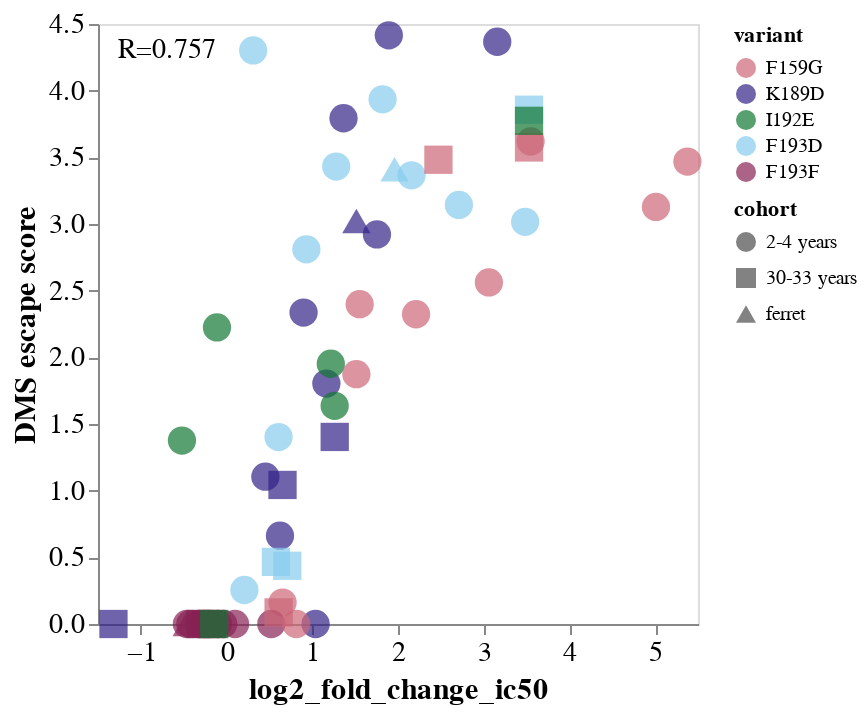

The notebook cell saved with this chart:
### Code cell
full_corrs = get_corr_plot(sera)

full_corrs.save(
    'scratch_notebooks/figure_drafts/perth09_analysis/full-corrs_ic50.svg',
    scale_factor=2.0
)

full_corrs

### Figure 1 — Vega-Lite specification as saved in the notebook (floating-point values rounded to 4 significant figures)
{"config": {"view": {"continuousWidth": 300, "continuousHeight": 300}, "axis": {"grid": false, "labelFontSize": 14, "titleFontSize": 15}, "title": {"fontSize": 21, "fontWeight": "normal"}}, "layer": [{"data": {"name": "data-527ccefe5bdff6d24cdf0acf7e7fa983"}, "mark": {"type": "point", "filled": true, "size": 200}, "encoding": {"color": {"field": "variant", "scale": {"domain": ["F159G", "K189D", "I192E", "F193D", "F193F"], "range": ["#CC6677", "#332288", "#117733", "#88CCEE", "#882255", "#44AA99", "#DDCC77", "#999933", "#AA4499"]}, "type": "nominal"}, "shape": {"field": "cohort", "type": "nominal"}, "tooltip": [{"field": "variant", "type": "nominal"}, {"field": "serum", "type": "nominal"}, {"field": "log2_fold_change_ic50", "type": "quantitative"}, {"field": "escape", "type": "quantitative"}], "x": {"field": "log2_fold_change_ic50", "scale": {}, "title": "log2_fold_change_ic50", "type": "quantitative"}, "y": {"field": "escape", "title": "DMS escape score", "type": "quantitative"}}}, {"data": {"name": "empty"}, "mark": {"type": "text", "align": "left", "baseline": "bottom", "fontSize": 14, "fontWeight": 400}, "encoding": {"text": {"value": ["R=0.757"]}, "x": {"value": 10}, "y": {"value": 20}}}], "$schema": "https://vega.github.io/schema/vega-lite/v5.8.0.json", "datasets": {"data-527ccefe5bdff6d24cdf0acf7e7fa983": [{"serum": "age-2.1", "variant": "F193F", "log2_fold_change_ic50": -0.1009, "escape": 0.0, "cohort": "2-4 years", "r": 0.738}, {"serum": "age-2.1", "variant": "K189D", "log2_fold_change_ic50": 0.8984, "escape": 2.336, "cohort": "2-4 years", "r": 0.738}, {"serum": "age-2.1", "variant": "F193D", "log2_fold_change_ic50": 0.6063, "escape": 1.402, "cohort": "2-4 years", "r": 0.738}, {"serum": "age-2.1", "variant": "F159G", "log2_fold_change_ic50": 0.6534, "escape": 0.1604, "cohort": "2-4 years", "r": 0.738}, {"serum": "age-2.2", "variant": "F193F", "log2_fold_change_ic50": -0.03878, "escape": 0.0, "cohort": "2-4 years", "r": 0.716}, {"serum": "age-2.2", "variant": "K189D", "log2_fold_change_ic50": 1.364, "escape": 3.793, "cohort": "2-4 years", "r": 0.716}, {"serum": "age-2.2", "variant": "F193D", "log2_fold_change_ic50": 1.279, "escape": 3.431, "cohort": "2-4 years", "r": 0.716}, {"serum": "age-2.2", "variant": "F159G", "log2_fold_change_ic50": 1.553, "escape": 2.399, "cohort": "2-4 years", "r": 0.716}, {"serum": "age-2.2", "variant": "I192E", "log2_fold_change_ic50": -0.1118, "escape": 2.224, "cohort": "2-4 years", "r": 0.716}, {"serum": "age-2.4", "variant": "F193F", "log2_fold_change_ic50": 0.09891, "escape": 0.0, "cohort": "2-4 years", "r": 0.909}, {"serum": "age-2.4", "variant": "F159G", "log2_fold_change_ic50": 5.376, "escape": 3.468, "cohort": "2-4 years", "r": 0.909}, {"serum": "age-2.4", "variant": "F193D", "log2_fold_change_ic50": 3.484, "escape": 3.016, "cohort": "2-4 years", "r": 0.909}, {"serum": "age-2.4", "variant": "K189D", "log2_fold_change_ic50": 1.164, "escape": 1.803, "cohort": "2-4 years", "r": 0.909}, {"serum": "age-2.4", "variant": "I192E", "log2_fold_change_ic50": 1.216, "escape": 1.952, "cohort": "2-4 years", "r": 0.909}, {"serum": "age-2.5", "variant": "F193F", "log2_fold_change_ic50": -0.4228, "escape": 0.0, "cohort": "2-4 years", "r": 0.901}, {"serum": "age-2.5", "variant": "K189D", "log2_fold_change_ic50": 3.158, "escape": 4.367, "cohort": "2-4 years", "r": 0.901}, {"serum": "age-2.5", "variant": "F193D", "log2_fold_change_ic50": 2.158, "escape": 3.365, "cohort": "2-4 years", "r": 0.901}, {"serum": "age-2.5", "variant": "F159G", "log2_fold_change_ic50": 3.06, "escape": 2.562, "cohort": "2-4 years", "r": 0.901}, {"serum": "age-2.5-b", "variant": "F193F", "log2_fold_change_ic50": -0.4628, "escape": 0.0, "cohort": "2-4 years", "r": 0.874}, {"serum": "age-2.5-b", "variant": "F159G", "log2_fold_change_ic50": 1.514, "escape": 1.874, "cohort": "2-4 years", "r": 0.874}, {"serum": "age-2.5-b", "variant": "K189D", "log2_fold_change_ic50": 1.893, "escape": 4.415, "cohort": "2-4 years", "r": 0.874}, {"serum": "age-2.5-b", "variant": "F193D", "log2_fold_change_ic50": 0.931, "escape": 2.81, "cohort": "2-4 years", "r": 0.874}, {"serum": "age-3.3", "variant": "F193F", "log2_fold_change_ic50": 0.5217, "escape": 0.0, "cohort": "2-4 years", "r": 0.334}, {"serum": "age-3.3", "variant": "F159G", "log2_fold_change_ic50": 3.547, "escape": 3.619, "cohort": "2-4 years", "r": 0.334}, {"serum": "age-3.3", "variant": "K189D", "log2_fold_change_ic50": 1.039, "escape": 0.0, "cohort": "2-4 years", "r": 0.334}, {"serum": "age-3.3", "variant": "F193D", "log2_fold_change_ic50": 0.3103, "escape": 4.302, "cohort": "2-4 years", "r": 0.334}, {"serum": "age-3.3-b", "variant": "F193F", "log2_fold_change_ic50": -0.2552, "escape": 0.0, "cohort": "2-4 years", "r": 0.968}, {"serum": "age-3.3-b", "variant": "F159G", "log2_fold_change_ic50": 2.211, "escape": 2.323, "cohort": "2-4 years", "r": 0.968}, {"serum": "age-3.3-b", "variant": "K189D", "log2_fold_change_ic50": 0.4526, "escape": 1.105, "cohort": "2-4 years", "r": 0.968}, {"serum": "age-3.3-b", "variant": "F193D", "log2_fold_change_ic50": 0.2079, "escape": 0.2549, "cohort": "2-4 years", "r": 0.968}, {"serum": "age-3.4", "variant": "F193F", "log2_fold_change_ic50": -0.2092, "escape": 0.0, "cohort": "2-4 years", "r": 0.906}, {"serum": "age-3.4", "variant": "F159G", "log2_fold_change_ic50": 5.01, "escape": 3.128, "cohort": "2-4 years", "r": 0.906}, {"serum": "age-3.4", "variant": "F193D", "log2_fold_change_ic50": 2.71, "escape": 3.143, "cohort": "2-4 years", "r": 0.906}, {"serum": "age-3.4", "variant": "K189D", "log2_fold_change_ic50": 0.6229, "escape": 0.6625, "cohort": "2-4 years", "r": 0.906}, {"serum": "age-3.4", "variant": "I192E", "log2_fold_change_ic50": 1.261, "escape": 1.636, "cohort": "2-4 years", "r": 0.906}, {"serum": "age-3.5", "variant": "F193F", "log2_fold_change_ic50": -0.3191, "escape": 0.0, "cohort": "2-4 years", "r": 0.736}, {"serum": "age-3.5", "variant": "K189D", "log2_fold_change_ic50": 1.755, "escape": 2.922, "cohort": "2-4 years", "r": 0.736}, {"serum": "age-3.5", "variant": "F193D", "log2_fold_change_ic50": 1.82, "escape": 3.935, "cohort": "2-4 years", "r": 0.736}, {"serum": "age-3.5", "variant": "F159G", "log2_fold_change_ic50": 0.8136, "escape": 0.0, "cohort": "2-4 years", "r": 0.736}, {"serum": "age-3.5", "variant": "I192E", "log2_fold_change_ic50": -0.5205, "escape": 1.376, "cohort": "2-4 years", "r": 0.736}, {"serum": "age-30.5", "variant": "F193F", "log2_fold_change_ic50": -0.3032, "escape": 0.0, "cohort": "30-33 years", "r": 0.907}, {"serum": "age-30.5", "variant": "F159G", "log2_fold_change_ic50": 2.472, "escape": 3.482, "cohort": "30-33 years", "r": 0.907}, {"serum": "age-30.5", "variant": "K189D", "log2_fold_change_ic50": -1.319, "escape": 0.0, "cohort": "30-33 years", "r": 0.907}, {"serum": "age-30.5", "variant": "F193D", "log2_fold_change_ic50": 0.7081, "escape": 0.4366, "cohort": "30-33 years", "r": 0.907}, {"serum": "age-31.5", "variant": "F193F", "log2_fold_change_ic50": -0.2394, "escape": 0.0, "cohort": "30-33 years", "r": 0.998}, {"serum": "age-31.5", "variant": "F159G", "log2_fold_change_ic50": 3.529, "escape": 3.574, "cohort": "30-33 years", "r": 0.998}, {"serum": "age-31.5", "variant": "K189D", "log2_fold_change_ic50": 0.6527, "escape": 1.043, "cohort": "30-33 years", "r": 0.998}, {"serum": "age-31.5", "variant": "F193D", "log2_fold_change_ic50": 3.529, "escape": 3.857, "cohort": "30-33 years", "r": 0.998}, {"serum": "age-31.5", "variant": "I192E", "log2_fold_change_ic50": 3.529, "escape": 3.774, "cohort": "30-33 years", "r": 0.998}, {"serum": "age-33.5", "variant": "F193F", "log2_fold_change_ic50": -0.1717, "escape": 0.0, "cohort": "30-33 years", "r": 0.879}, {"serum": "age-33.5", "variant": "K189D", "log2_fold_change_ic50": 1.262, "escape": 1.403, "cohort": "30-33 years", "r": 0.879}, {"serum": "age-33.5", "variant": "F193D", "log2_fold_change_ic50": 0.5759, "escape": 0.466, "cohort": "30-33 years", "r": 0.879}, {"serum": "age-33.5", "variant": "F159G", "log2_fold_change_ic50": 0.6068, "escape": 0.08695, "cohort": "30-33 years", "r": 0.879}, {"serum": "age-33.5", "variant": "I192E", "log2_fold_change_ic50": -0.1446, "escape": 0.0, "cohort": "30-33 years", "r": 0.879}, {"serum": "ferret-Pitt2", "variant": "F193F", "log2_fold_change_ic50": -0.4649, "escape": 0.0, "cohort": "ferret", "r": 0.998}, {"serum": "ferret-Pitt2", "variant": "K189D", "log2_fold_change_ic50": 1.514, "escape": 3.023, "cohort": "ferret", "r": 0.998}, {"serum": "ferret-Pitt2", "variant": "F193D", "log2_fold_change_ic50": 1.96, "escape": 3.411, "cohort": "ferret", "r": 0.998}], "empty": [{}]}}
